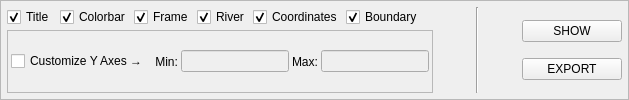
               <widget class="QFrame" name="frame_11">
                <property name="frameShape">
                 <enum>QFrame::StyledPanel</enum>
                </property>
                <property name="frameShadow">
                 <enum>QFrame::Raised</enum>
                </property>
                <layout class="QHBoxLayout" name="horizontalLayout_33">
                 <property name="spacing">
                  <number>3</number>
                 </property>
                 <property name="leftMargin">
                  <number>6</number>
                 </property>
                 <property name="topMargin">
                  <number>6</number>
                 </property>
                 <property name="rightMargin">
                  <number>6</number>
                 </property>
                 <property name="bottomMargin">
                  <number>6</number>
                 </property>
                 <item>
                  <layout class="QVBoxLayout" name="verticalLayout_47">
                   <property name="spacing">
                    <number>3</number>
                   </property>
                   <property name="bottomMargin">
                    <number>0</number>
                   </property>
                   <item>
                    <layout class="QHBoxLayout" name="horizontalLayout_43">
                     <property name="rightMargin">
                      <number>10</number>
                     </property>
                     <item>
                      <widget class="QCheckBox" name="checkBox_gwsw_title">
                       <property name="font">
                        <font>
                         <weight>50</weight>
                         <bold>false</bold>
                        </font>
                       </property>
                       <property name="text">
                        <string>Title</string>
                       </property>
                       <property name="checked">
                        <bool>true</bool>
                       </property>
                      </widget>
                     </item>
                     <item>
                      <widget class="QCheckBox" name="checkBox_gwsw_colorbar">
                       <property name="font">
                        <font>
                         <weight>50</weight>
                         <bold>false</bold>
                        </font>
                       </property>
                       <property name="text">
                        <string>Colorbar</string>
                       </property>
                       <property name="checked">
                        <bool>true</bool>
                       </property>
                      </widget>
                     </item>
                     <item>
                      <widget class="QCheckBox" name="checkBox_gwsw_frame">
                       <property name="font">
                        <font>
                         <weight>50</weight>
                         <bold>false</bold>
                        </font>
                       </property>
                       <property name="text">
                        <string>Frame</string>
                       </property>
                       <property name="checked">
                        <bool>true</bool>
                       </property>
                      </widget>
                     </item>
                     <item>
                      <widget class="QCheckBox" name="checkBox_gwsw_river">
                       <property name="font">
                        <font>
                         <weight>50</weight>
                         <bold>false</bold>
                        </font>
                       </property>
                       <property name="text">
                        <string>River</string>
                       </property>
                       <property name="checked">
                        <bool>true</bool>
                       </property>
                      </widget>
                     </item>
                     <item>
                      <widget class="QCheckBox" name="checkBox_gwsw_coords">
                       <property name="font">
                        <font>
                         <weight>50</weight>
                         <bold>false</bold>
                        </font>
                       </property>
                       <property name="text">
                        <string>Coordinates</string>
                       </property>
                       <property name="checked">
                        <bool>true</bool>
                       </property>
                      </widget>
                     </item>
                     <item>
                      <widget class="QCheckBox" name="checkBox_gwsw_boundary">
                       <property name="font">
                        <font>
                         <weight>50</weight>
                         <bold>false</bold>
                        </font>
                       </property>
                       <property name="text">
                        <string>Boundary</string>
                       </property>
                       <property name="checked">
                        <bool>true</bool>
                       </property>
                      </widget>
                     </item>
                    </layout>
                   </item>
                   <item>
                    <widget class="QFrame" name="frame_12">
                     <property name="frameShape">
                      <enum>QFrame::StyledPanel</enum>
                     </property>
                     <property name="frameShadow">
                      <enum>QFrame::Raised</enum>
                     </property>
                     <layout class="QHBoxLayout" name="horizontalLayout_44">
                      <property name="spacing">
                       <number>3</number>
                      </property>
                      <property name="leftMargin">
                       <number>3</number>
                      </property>
                      <property name="topMargin">
                       <number>3</number>
                      </property>
                      <property name="rightMargin">
                       <number>3</number>
                      </property>
                      <property name="bottomMargin">
                       <number>3</number>
                      </property>
                      <item>
                       <widget class="QCheckBox" name="checkBox_gwsw_yaxes">
                        <property name="font">
                         <font>
                          <weight>50</weight>
                          <bold>false</bold>
                         </font>
                        </property>
                        <property name="text">
                         <string>Customize Y Axes →</string>
                        </property>
                       </widget>
                      </item>
                      <item>
                       <widget class="QLabel" name="label_57">
                        <property name="font">
                         <font>
                          <weight>50</weight>
                          <bold>false</bold>
                         </font>
                        </property>
                        <property name="text">
                         <string> Min:</string>
                        </property>
                       </widget>
                      </item>
                      <item>
                       <widget class="QLineEdit" name="lineEdit_gwsw_y_min">
                        <property name="enabled">
                         <bool>false</bool>
                        </property>
                        <property name="alignment">
                         <set>Qt::AlignRight|Qt::AlignTrailing|Qt::AlignVCenter</set>
                        </property>
                       </widget>
                      </item>
                      <item>
                       <widget class="QLabel" name="label_58">
                        <property name="font">
                         <font>
                          <weight>50</weight>
                          <bold>false</bold>
                         </font>
                        </property>
                        <property name="text">
                         <string>Max:</string>
                        </property>
                       </widget>
                      </item>
                      <item>
                       <widget class="QLineEdit" name="lineEdit_gwsw_y_max">
                        <property name="enabled">
                         <bool>false</bool>
                        </property>
                        <property name="alignment">
                         <set>Qt::AlignRight|Qt::AlignTrailing|Qt::AlignVCenter</set>
                        </property>
                       </widget>
                      </item>
                     </layout>
                    </widget>
                   </item>
                  </layout>
                 </item>
                 <item>
                  <spacer name="horizontalSpacer_17">
                   <property name="orientation">
                    <enum>Qt::Horizontal</enum>
                   </property>
                   <property name="sizeHint" stdset="0">
                    <size>
                     <width>40</width>
                     <height>20</height>
                    </size>
                   </property>
                  </spacer>
                 </item>
                 <item>
                  <widget class="Line" name="line_11">
                   <property name="orientation">
                    <enum>Qt::Vertical</enum>
                   </property>
                  </widget>
                 </item>
                 <item>
                  <spacer name="horizontalSpacer_19">
                   <property name="orientation">
                    <enum>Qt::Horizontal</enum>
                   </property>
                   <property name="sizeHint" stdset="0">
                    <size>
                     <width>40</width>
                     <height>20</height>
                    </size>
                   </property>
                  </spacer>
                 </item>
                 <item>
                  <layout class="QVBoxLayout" name="verticalLayout_45">
                   <property name="spacing">
                    <number>3</number>
                   </property>
                   <item>
                    <widget class="QPushButton" name="pushButton_plot_gwsw">
                     <property name="minimumSize">
                      <size>
                       <width>100</width>
                       <height>0</height>
                      </size>
                     </property>
                     <property name="font">
                      <font>
                       <weight>50</weight>
                       <bold>false</bold>
                      </font>
                     </property>
                     <property name="text">
                      <string>SHOW</string>
                     </property>
                    </widget>
                   </item>
                   <item>
                    <widget class="QPushButton" name="pushButton_gwsw_export">
                     <property name="minimumSize">
                      <size>
                       <width>100</width>
                       <height>0</height>
                      </size>
                     </property>
                     <property name="font">
                      <font>
                       <weight>50</weight>
                       <bold>false</bold>
                      </font>
                     </property>
                     <property name="text">
                      <string>EXPORT</string>
                     </property>
                    </widget>
                   </item>
                  </layout>
                 </item>
                </layout>
               </widget>
